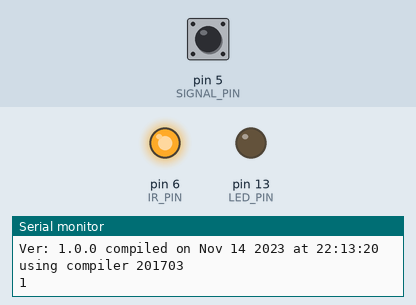
Simulated run of this sketch. Board: Arduino Uno, built with avr-gcc and run on an emulated ATmega328P. Shown: output pins drawn as LEDs (lit = HIGH), the last lines printed to the serial monitor. The test bench sets the inputs (shaded band); at power-on: pin 5 (SIGNAL_PIN) HIGH.

Above: at 1.2 s.
1.3 s: pin 5 (SIGNAL_PIN) pulled LOW for 0.15 s
At 1.37 s:
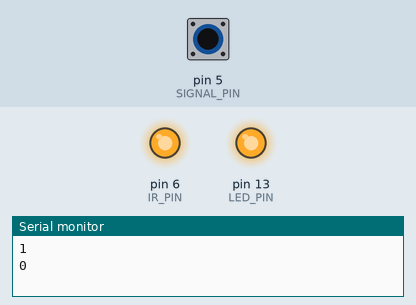
2.9 s: pin 5 (SIGNAL_PIN) pulled LOW for 3.2 s
At 6.6 s:
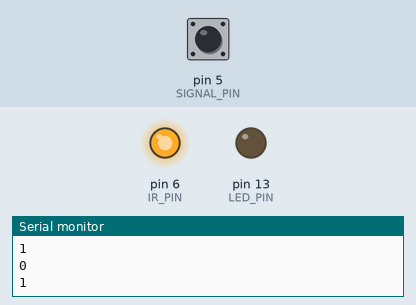
Timing chart, 0 to 8.1 s (numbered marks = the images above; inputs shaded):
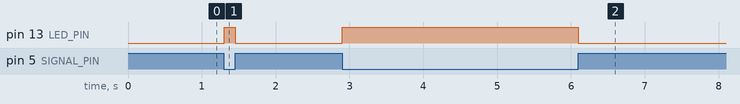

The sketch:

TCRT5000_LED.ino
```cpp
// TCRT5000 using Terry's Method
// I have now had this working.
// I now want to add an LED to indicate that a detection has been made.
// (c) John Fletcher (M6777)
//
// The IR signal is pulled high and goes low when there is a detection.
// This gives a digital signal instead of an analog one.
// I have not seen this documented. It is what Terry Bailey uses.

// 3rd party libraries
#include <Streaming.h>

const byte VER_MAJ  = 1;
const byte VER_MIN  = 0;
const byte VER_DETAIL = 0;

void heading()
{
  Serial << endl << endl << __FILE__ << endl;
  Serial << F("Ver: ") << VER_MAJ << F(".") << VER_MIN << F(".") << VER_DETAIL;
  Serial << F(" compiled on ") << __DATE__ << F(" at ") << __TIME__ << F(" using compiler ") << __cplusplus << endl;
}

#define SIGNAL_PIN 5
#define IR_PIN 6
#define LED_PIN 13

int ir_signal = 0;
int previous_signal = -1;

void setup() {
  while(!Serial);
  Serial.begin (115200);
  heading();
  // put your setup code here, to run once:
  pinMode(SIGNAL_PIN, INPUT_PULLUP);
  pinMode(IR_PIN, OUTPUT);                                                                                                                                        // with 330R
  pinMode(LED_PIN, OUTPUT); // with 220R

  // For now turn the IR LED on
  digitalWrite(IR_PIN, HIGH);
  digitalWrite(LED_PIN, LOW);
}

void loop() {
  // put your main code here, to run repeatedly:
  ir_signal = digitalRead(SIGNAL_PIN);
  delayMicroseconds(500);
  // Only do this if signal has changed.
  if (ir_signal != previous_signal) {
    previous_signal = ir_signal;
    Serial.println(ir_signal);
    if (ir_signal == 0) {
      digitalWrite(LED_PIN, HIGH);
    } else {
      digitalWrite(LED_PIN, LOW);
    }
  }
}
```

Measured:
- after the input at 1.3 s, pin 13 (LED_PIN): LOW → HIGH at once, → LOW 0.15 s later
- after the input at 2.9 s, pin 13 (LED_PIN): LOW → HIGH at once, → LOW 3.2 s later
